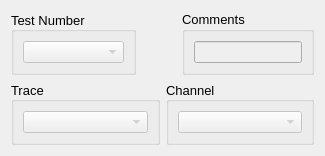
        <widget class="QWidget" name="raster">
         <property name="sizePolicy">
          <sizepolicy hsizetype="Preferred" vsizetype="Preferred">
           <horstretch>0</horstretch>
           <verstretch>0</verstretch>
          </sizepolicy>
         </property>
         <attribute name="title">
          <string>Raster</string>
         </attribute>
         <layout class="QGridLayout" name="gridLayout_19">
          <item row="0" column="0">
           <widget class="QGroupBox" name="groupBox_raster_test">
            <property name="sizePolicy">
             <sizepolicy hsizetype="Fixed" vsizetype="Preferred">
              <horstretch>0</horstretch>
              <verstretch>0</verstretch>
             </sizepolicy>
            </property>
            <property name="minimumSize">
             <size>
              <width>125</width>
              <height>0</height>
             </size>
            </property>
            <property name="font">
             <font>
              <pointsize>10</pointsize>
             </font>
            </property>
            <property name="title">
             <string>Test Number </string>
            </property>
            <property name="alignment">
             <set>Qt::AlignLeading|Qt::AlignLeft|Qt::AlignVCenter</set>
            </property>
            <property name="flat">
             <bool>true</bool>
            </property>
            <layout class="QGridLayout" name="gridLayout_14">
             <item row="0" column="0">
              <widget class="QComboBox" name="comboBox_raster_test_num">
               <property name="enabled">
                <bool>false</bool>
               </property>
               <property name="sizePolicy">
                <sizepolicy hsizetype="Preferred" vsizetype="Fixed">
                 <horstretch>0</horstretch>
                 <verstretch>0</verstretch>
                </sizepolicy>
               </property>
               <property name="minimumSize">
                <size>
                 <width>75</width>
                 <height>20</height>
                </size>
               </property>
               <property name="maximumSize">
                <size>
                 <width>16777215</width>
                 <height>16777215</height>
                </size>
               </property>
               <property name="font">
                <font>
                 <pointsize>8</pointsize>
                </font>
               </property>
               <property name="layoutDirection">
                <enum>Qt::LeftToRight</enum>
               </property>
              </widget>
             </item>
            </layout>
           </widget>
          </item>
          <item row="0" column="1">
           <spacer name="horizontalSpacer_4">
            <property name="orientation">
             <enum>Qt::Horizontal</enum>
            </property>
            <property name="sizeType">
             <enum>QSizePolicy::Fixed</enum>
            </property>
            <property name="sizeHint" stdset="0">
             <size>
              <width>34</width>
              <height>20</height>
             </size>
            </property>
           </spacer>
          </item>
          <item row="0" column="2">
           <widget class="QGroupBox" name="groupBox_raster_comments">
            <property name="sizePolicy">
             <sizepolicy hsizetype="Preferred" vsizetype="Preferred">
              <horstretch>0</horstretch>
              <verstretch>0</verstretch>
             </sizepolicy>
            </property>
            <property name="font">
             <font>
              <pointsize>10</pointsize>
             </font>
            </property>
            <property name="title">
             <string>Comments </string>
            </property>
            <property name="flat">
             <bool>true</bool>
            </property>
            <layout class="QGridLayout" name="gridLayout_18">
             <item row="0" column="0">
              <widget class="QLineEdit" name="lineEdit_raster_comments">
               <property name="enabled">
                <bool>false</bool>
               </property>
               <property name="sizePolicy">
                <sizepolicy hsizetype="Expanding" vsizetype="Fixed">
                 <horstretch>0</horstretch>
                 <verstretch>0</verstretch>
                </sizepolicy>
               </property>
               <property name="minimumSize">
                <size>
                 <width>0</width>
                 <height>20</height>
                </size>
               </property>
               <property name="font">
                <font>
                 <pointsize>8</pointsize>
                </font>
               </property>
               <property name="readOnly">
                <bool>true</bool>
               </property>
              </widget>
             </item>
            </layout>
           </widget>
          </item>
          <item row="1" column="0" colspan="3">
           <layout class="QHBoxLayout" name="horizontalLayout_raster">
            <item>
             <widget class="QGroupBox" name="groupBox_raster_trace">
              <property name="minimumSize">
               <size>
                <width>125</width>
                <height>0</height>
               </size>
              </property>
              <property name="font">
               <font>
                <pointsize>10</pointsize>
               </font>
              </property>
              <property name="title">
               <string>Trace </string>
              </property>
              <property name="alignment">
               <set>Qt::AlignLeading|Qt::AlignLeft|Qt::AlignVCenter</set>
              </property>
              <property name="flat">
               <bool>true</bool>
              </property>
              <layout class="QGridLayout" name="gridLayout_15">
               <item row="0" column="0">
                <widget class="QComboBox" name="comboBox_raster_trace">
                 <property name="enabled">
                  <bool>false</bool>
                 </property>
                 <property name="sizePolicy">
                  <sizepolicy hsizetype="Expanding" vsizetype="Fixed">
                   <horstretch>0</horstretch>
                   <verstretch>0</verstretch>
                  </sizepolicy>
                 </property>
                 <property name="minimumSize">
                  <size>
                   <width>75</width>
                   <height>20</height>
                  </size>
                 </property>
                 <property name="maximumSize">
                  <size>
                   <width>16777215</width>
                   <height>16777215</height>
                  </size>
                 </property>
                 <property name="font">
                  <font>
                   <pointsize>8</pointsize>
                  </font>
                 </property>
                 <property name="layoutDirection">
                  <enum>Qt::LeftToRight</enum>
                 </property>
                </widget>
               </item>
              </layout>
             </widget>
            </item>
            <item>
             <widget class="QGroupBox" name="groupBox_raster_channel">
              <property name="minimumSize">
               <size>
                <width>125</width>
                <height>0</height>
               </size>
              </property>
              <property name="font">
               <font>
                <pointsize>10</pointsize>
               </font>
              </property>
              <property name="title">
               <string>Channel </string>
              </property>
              <property name="alignment">
               <set>Qt::AlignLeading|Qt::AlignLeft|Qt::AlignVCenter</set>
              </property>
              <property name="flat">
               <bool>true</bool>
              </property>
              <layout class="QGridLayout" name="gridLayout_17">
               <item row="0" column="0">
                <widget class="QComboBox" name="comboBox_raster_channel">
                 <property name="enabled">
                  <bool>false</bool>
                 </property>
                 <property name="sizePolicy">
                  <sizepolicy hsizetype="Expanding" vsizetype="Fixed">
                   <horstretch>0</horstretch>
                   <verstretch>0</verstretch>
                  </sizepolicy>
                 </property>
                 <property name="minimumSize">
                  <size>
                   <width>75</width>
                   <height>20</height>
                  </size>
                 </property>
                 <property name="maximumSize">
                  <size>
                   <width>16777215</width>
                   <height>16777215</height>
                  </size>
                 </property>
                 <property name="font">
                  <font>
                   <pointsize>8</pointsize>
                  </font>
                 </property>
                 <property name="layoutDirection">
                  <enum>Qt::LeftToRight</enum>
                 </property>
                </widget>
               </item>
              </layout>
             </widget>
            </item>
           </layout>
          </item>
         </layout>
        </widget>
